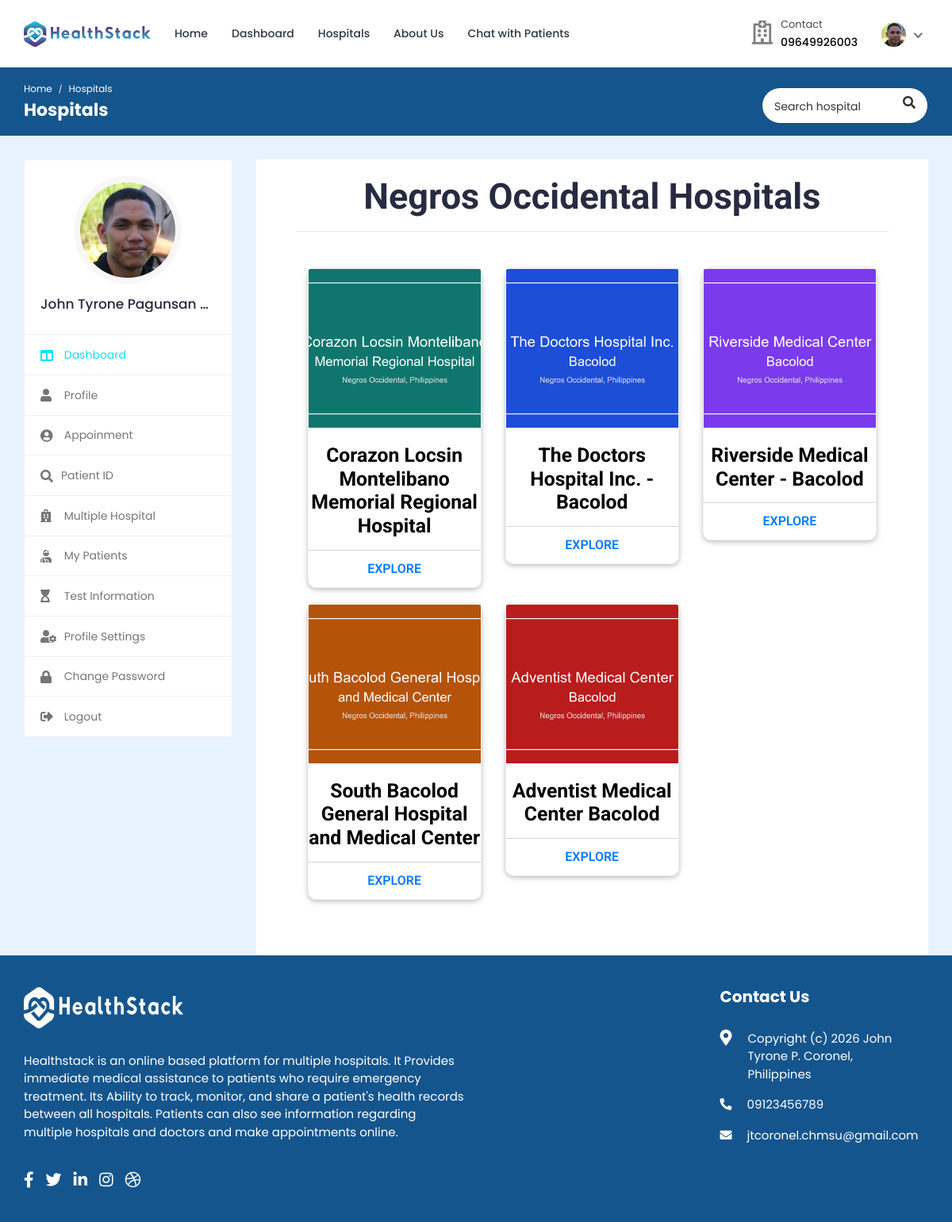
Page /multiple-hospital/ (signed in) on the committed database.
### doctor/models.py (models this page shows, shortened)
class Doctor_Information(models.Model):
    DOCTOR_TYPE = (
        ('Cardiologists', 'Cardiologists'),
        ('Neurologists', 'Neurologists'),
        ('Pediatricians', 'Pediatricians'),
        ('Physiatrists', 'Physiatrists'),
        ('Dermatologists', 'Dermatologists'),
    )
    doctor_id = models.AutoField(primary_key=True)
    user = models.OneToOneField(User, on_delete=models.CASCADE, null=True, blank=True, related_name='profile')
    name = models.CharField(max_length=200, null=True, blank=True)
    username = models.CharField(max_length=200, null=True, blank=True)
    gender = models.CharField(max_length=200, null=True, blank=True)
    description = models.TextField(max_length=1000, null=True, blank=True)
    department = models.CharField(max_length=200, choices=DOCTOR_TYPE, null=True, blank=True)
    department_name = models.ForeignKey(hospital_department, on_delete=models.SET_NULL, null=True, blank=True)
    specialization = models.ForeignKey(specialization, on_delete=models.SET_NULL, null=True, blank=True)
    featured_image = models.ImageField(upload_to='doctors/', default='doctors/user-default.png', null=True, blank=True)
    certificate_image = models.ImageField(upload_to='doctors_certificate/', default='doctors_certificate/default.png', null=True, blank=True)
    email = models.EmailField(max_length=200, null=True, blank=True)
    phone_number = models.CharField(max_length=200, null=True, blank=True)
    nid = models.CharField(max_length=200, null=True, blank=True)
    visiting_hour = models.CharField(max_length=200, null=True, blank=True)
    consultation_fee = models.IntegerField(null=True, blank=True)
    report_fee = models.IntegerField(null=True, blank=True)
    dob = models.CharField(max_length=200, null=True, blank=True)
    institute = models.CharField(max_length=200, null=True, blank=True)
    degree = models.CharField(max_length=200, null=True, blank=True)
    completion_year = models.CharField(max_length=200, null=True, blank=True)
    work_place = models.CharField(max_length=200, null=True, blank=True)
    designation = models.CharField(max_length=200, null=True, blank=True)
    start_year = models.CharField(max_length=200, null=True, blank=True)
    end_year = models.CharField(max_length=200, null=True, blank=True)
    register_status =  models.CharField(max_length=200, null=True, blank=True)
    hospital_name = models.ForeignKey(Hospital_Information, on_delete=models.SET_NULL, null=True, blank=True)

### hospital/models.py (models this page shows, shortened)
class Hospital_Information(models.Model):
    HOSPITAL_TYPE = (
        ('private', 'Private hospital'),
        ('public', 'Public hospital'),
    )
    hospital_id = models.AutoField(primary_key=True)
    name = models.CharField(max_length=200, null=True, blank=True)
    address = models.CharField(max_length=200, null=True, blank=True)
    featured_image = models.ImageField(upload_to='hospitals/', default='hospitals/default.png', null=True, blank=True)
    description = models.TextField(null=True, blank=True)
    email = models.EmailField(max_length=200, null=True, blank=True)
    phone_number = models.IntegerField(null=True, blank=True)
    hospital_type = models.CharField(max_length=200, choices=HOSPITAL_TYPE)
    general_bed_no = models.IntegerField(null=True, blank=True)
    available_icu_no = models.IntegerField(null=True, blank=True)
    regular_cabin_no = models.IntegerField(null=True, blank=True)
    emergency_cabin_no = models.IntegerField(null=True, blank=True)
    vip_cabin_no = models.IntegerField(null=True, blank=True)

### hospital/views.py (the view)
# urls.py: path('multiple-hospital/', views.multiple_hospital, name='multiple-hospital'),
@csrf_exempt
@login_required(login_url="login")
def multiple_hospital(request):
    if request.user.is_authenticated:
        if request.user.is_patient:
            patient = Patient.objects.get(user=request.user)
            doctors = Doctor_Information.objects.all()
            hospitals = Hospital_Information.objects.all()
            hospitals, search_query = searchHospitals(request)
            custom_range, hospitals = paginateHospitals(request, hospitals, 3)
            context = {'patient': patient, 'doctors': doctors, 'hospitals': hospitals, 'search_query': search_query, 'custom_range': custom_range}
            return render(request, 'multiple-hospital.html', context)
        elif request.user.is_doctor:
            doctor = Doctor_Information.objects.get(user=request.user)
            hospitals = Hospital_Information.objects.all()
            hospitals, search_query = searchHospitals(request)
            context = {'doctor': doctor, 'hospitals': hospitals, 'search_query': search_query}
            return render(request, 'multiple-hospital.html', context)
    else:
        logout(request)
        messages.error(request, 'Not Authorized')
        return render(request, 'patient-login.html')

### templates/multiple-hospital.html (shortened to what this page needs)
{% load static %}
<!DOCTYPE html>
<html lang="en">
<head>
	<link rel="stylesheet" href="{% static 'HealthStack-System/css/Normal/bootstrap.min.css' %}">
	<link rel="stylesheet" href="{% static 'HealthStack-System/plugins/Normal/fontawesome/css/fontawesome.min.css' %}">
	<link rel="stylesheet" href="{% static 'HealthStack-System/plugins/Normal/fontawesome/css/all.min.css' %}">
	<link rel="stylesheet" href="{% static 'HealthStack-System/css/Normal/style.css' %}">
	<link rel="stylesheet"href="{% static 'HealthStack-System/css/Normal/hospital.css' %}">
	<link rel="stylesheet"href="{% static 'HealthStack-System/css/Normal/search2.css' %}">
	</head>
	<body>
		<div class="main-wrapper">
			<header class="header">
				{% if user.is_authenticated and user.is_doctor %}
				{% include 'doctor-navbar.html' %}
				{% endif %}
			</header>
			<div class="breadcrumb-bar">
				<div class="container-fluid">
					<div class="row align-items-center">
						<div class="col-md-6 col-6">
							<nav aria-label="breadcrumb" class="page-breadcrumb">
								<ol class="breadcrumb">
									{% if user.is_authenticated and user.is_doctor %}
									<li class="breadcrumb-item"><a href="{% url 'doctor-dashboard' %}">Home</a></li>
									{% endif %}
									<li class="breadcrumb-item active" aria-current="page">Hospitals</li>
								</ol>
							</nav>
							<h2 class="breadcrumb-title">Hospitals</h2>
						</div>
						<div class="col-md-6 col-6 text-right">
							<div class="top-nav-search">
								<form action="{% url 'multiple-hospital' %}" method="GET">
									<input type="text" class="form-control" placeholder="Search hospital" name="search_query" value="{{search_query}}">
									<button class="btn" type="submit"><i class="fa fa-search"></i></button>
								</form>
							</div>
						</div>
					</div>
				</div>
			</div>
			<div class="content">
				<div class="container-fluid">
					<div class="row">
						<div class="col-md-5 col-lg-4 col-xl-3 theiaStickySidebar">
							<div>
								{% if user.is_authenticated and user.is_doctor %}
								{% include 'doctor-sidebar.html' %}
								{% endif %}
							</div>
						</div>
						<div class="col-md-7 col-lg-8 col-xl-9">
							<section class="wrapper" style="height: 0px;">
								<div class="container-fostrap" style="padding-top: 0px;">
									<h1 class="card-title" style="text-align: center;font-size: 45px;">Negros Occidental Hospitals</h1>
									<hr>
									<div class="content">
										<div class="container">
											<div class="row">
												{% for hospital in hospitals %}
												<div class="col-xs-12 col-sm-4">
													<div class="card">
														<a class="img-card" href="#">
														<img src="{{hospital.featured_image.url}}" />
													  </a>
														<div class="card-content">
															<h4 class="card-title">
																<a href="#"> {{hospital.name}}
															  </a>
															</h4>
														</div>
														<div class="card-read-more">
															<a href="{% url 'hospital-profile' pk=hospital.hospital_id %}" class="btn btn-link btn-block">
																Explore
															</a>
														</div>
													</div>
												</div>
												{% endfor %}
											</div>
										</div>
									</div>
								</div>
							</section>
						</div>
					</div>
				</div>
			</div>
			{% include 'footer.html' %}
		</div>
	</body>
</html>

### templates/doctor-navbar.html (shortened to what this page needs)
{% load static %}
<nav class="navbar navbar-expand-lg header-nav">
  <div class="navbar-header">
    <a href="{% url 'hospital_home'%}" class="navbar-brand logo">
      <img
        src="{% static 'HealthStack-System/images/Normal/logo.jpg' %}"
        class="img-fluid"
        alt="Logo"
      />
    </a>
  </div>
  <div class="main-menu-wrapper">
    <ul class="main-nav">
      <li>
        <a href="{% url 'hospital_home'%}">Home</a>
      </li>
      <li>
        <a href="{% url 'doctor-dashboard'%}">Dashboard</a>
      </li>
      <li><a href="{% url 'multiple-hospital' %}" style="text-decoration: none;">Hospitals</a></li>
      <li>
        <a href="{% url 'about-us'%}">About Us</a>
      </li>
      <li>
        <a href="{% url 'chat-home' pk=user.id %}">Chat with Patients</a>
      </li>
    </ul>
  </div>
  <ul class="nav header-navbar-rht">
    <li class="nav-item contact-item">
      <div class="header-contact-img">
        <i class="far fa-hospital"></i>
      </div>
      <div class="header-contact-detail">
        <p class="contact-header">Contact</p>
        {% include 'includes/contact-phone.html' %}
      </div>
    </li>
    <li class="nav-item dropdown has-arrow logged-item">
      <a href="#" class="dropdown-toggle nav-link" data-toggle="dropdown">
        <span class="user-img">
          <img
            class="rounded-circle"
            src="{{ doctor.featured_image.url }}"
            width="31"
            alt="Darren Elder"
          />
        </span>
      </a>
    </li>
  </ul>
</nav>

### templates/includes/contact-phone.html
{% if user.is_authenticated and user.is_patient and user.patient.phone_number %}
{% with phone=user.patient.phone_number|stringformat:"s" %}
<p class="contact-info-header">{% if phone|slice:":1" == "0" %}{{ phone }}{% else %}0{{ phone }}{% endif %}</p>
{% endwith %}
{% elif user.is_authenticated and user.is_doctor and user.profile.phone_number %}
{% with phone=user.profile.phone_number|stringformat:"s" %}
<p class="contact-info-header">{% if phone|slice:":1" == "0" %}{{ phone }}{% else %}0{{ phone }}{% endif %}</p>
{% endwith %}
{% elif patient.phone_number %}
{% with phone=patient.phone_number|stringformat:"s" %}
<p class="contact-info-header">{% if phone|slice:":1" == "0" %}{{ phone }}{% else %}0{{ phone }}{% endif %}</p>
{% endwith %}
{% elif doctor.phone_number %}
{% with phone=doctor.phone_number|stringformat:"s" %}
<p class="contact-info-header">{% if phone|slice:":1" == "0" %}{{ phone }}{% else %}0{{ phone }}{% endif %}</p>
{% endwith %}
{% else %}
<p class="contact-info-header">Not set</p>
{% endif %}

### templates/doctor-sidebar.html (shortened to what this page needs)
{% load static %}
<div class="profile-sidebar">
  <div class="widget-profile pro-widget-content">
    <div class="profile-info-widget">
      <a href="#" class="booking-doc-img">
        <img
          src="{{ doctor.featured_image.url }}"
          alt="User Image"
        />
      </a>
      <div class="profile-det-info">
        <h3>{{ doctor.name }}</h3>
      </div>
    </div>
  </div>
  <div class="dashboard-widget">
    <nav class="dashboard-menu sidebar">
      <ul>
        <li class="active">
          <a href="{% url 'doctor-dashboard' %}">
            <i class="fas fa-columns"></i>
            <span>Dashboard</span>
          </a>
        </li>
        <li>
        <a href="{% url 'doctor-profile' pk=doctor.doctor_id %}">
          <i class="fas fa-user"></i>
          <span>Profile</span>
        </a>
      </li>
        <li>
          <a href="{% url 'appointments'%}">
            <i class="fas fa-user-circle"></i>
            <span>Appoinment</span>
          </a>
        </li>
        <li class="nav-item has-submenu">
            <a href="#" class="nav-link"><i class="fas fa-search"></i><span>Patient ID</span></a>
        </li>
        <li>
          <a href="{% url 'multiple-hospital' %}">
            <i class="fas fa-hospital"></i>
            <span>Multiple Hospital</span>
          </a>
      </li>
        <li>
          <a href="{% url 'my-patients' %}">
            <i class="fas fa-user-injured"></i>
            <span>My Patients</span>
          </a>
        </li>
        <li>
          <a href="{% url 'doctor-test-list'%}" target="_blank">
            <i class="fas fa-hourglass-start"></i>
            <span>Test Information</span>
          </a>
        </li>
        <li>
          <a
            href="{% url 'doctor-profile-settings' %}"
          >
            <i class="fas fa-user-cog"></i>
            <span>Profile Settings</span>
          </a>
        </li>
        <li>
          <a href="{% url 'doctor-change-password' pk=user.id%}">
            <i class="fas fa-lock"></i>
            <span>Change Password</span>
          </a>
        </li>
        <li>
          <a href="{% url 'doctor-logout'%}">
            <i class="fas fa-sign-out-alt"></i>
            <span>Logout</span>
          </a>
        </li>
      </ul>
    </nav>
  </div>
</div>

### templates/footer.html
{% load static %}
<footer class="footer">
    <div class="footer-top">
      <div class="container-fluid">
        <div class="row">
          <div class="col-lg-6 col-md-6">
            <div class="footer-widget footer-about">
              <div class="footer-logo">
                <img
                  src="{% static 'HealthStack-System/images/Normal/footer_logo.png' %}"
                  alt="logo"
                />
              </div>
              <div class="footer-about-content">
                <p>
                  Healthstack is an online based platform for multiple hospitals. It Provides immediate medical assistance to patients who require emergency treatment. Its Ability to track, monitor, and share a patient's health records between all hospitals. Patients can also see information regarding multiple hospitals and doctors and make appointments online.
                </p>
                <br>
                <div class="social-icon">
                  <ul>
                    <li>
                      <a href="#" target="_blank"
                        ><i class="fab fa-facebook-f"></i>
                      </a>
                    </li>
                    <li>
                      <a href="#" target="_blank"
                        ><i class="fab fa-twitter"></i>
                      </a>
                    </li>
                    <li>
                      <a href="#" target="_blank"
                        ><i class="fab fa-linkedin-in"></i
                      ></a>
                    </li>
                    <li>
                      <a href="#" target="_blank"
                        ><i class="fab fa-instagram"></i
                      ></a>
                    </li>
                    <li>
                      <a href="#" target="_blank"
                        ><i class="fab fa-dribbble"></i>
                      </a>
                    </li>
                  </ul>
                </div>
              </div>
            </div>
          </div>
          <div class="col-lg-3 col-md-6">
          </div>
          <div class="col-lg-3 col-md-6">
            <div class="footer-widget footer-contact">
              <h2 class="footer-title">Contact Us</h2>
              <div class="footer-contact-info">
                <div class="footer-address">
                  <span><i class="fas fa-map-marker-alt"></i></span>
                  <p>
                    Copyright (c) 2026 John Tyrone P. Coronel,<br />
                    Philippines
                  </p>
                </div>
                <p>
                  <i class="fas fa-phone-alt"></i>
                  09123456789
                </p>
                <p class="mb-0">
                  <i class="fas fa-envelope"></i>
                  jtcoronel.chmsu@gmail.com
                </p>
              </div>
            </div>
          </div>
        </div>
      </div>
    </div>
  </footer>

### rows in the picture
Doctor_Information: phone_number "09649926003", featured_image (picture), name "John Tyrone Pagunsan…"
Hospital_Information: featured_image (picture), name "Corazon Locsin Montelibano Memorial Regional Hospital"
Hospital_Information: featured_image (picture), name "The Doctors Hospital Inc. - Bacolod"
Hospital_Information: featured_image (picture), name "Riverside Medical Center - Bacolod"
Hospital_Information: featured_image (picture), name "South Bacolod General Hospital and Medical Center"
Hospital_Information: featured_image (picture), name "Adventist Medical Center Bacolod"
